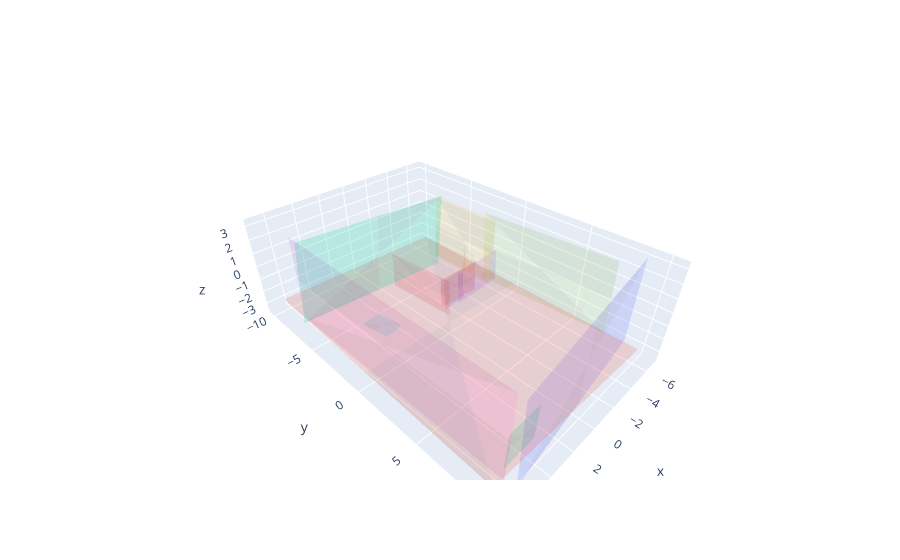

Notebook code for this chart:
### Code cell
import trace1 as G
import plotly.graph_objects as go

fig = go.Figure()
#pcd = o3d.io.read_point_cloud(d.paths[9])
#pcd = o3d.io.read_point_cloud('../limerick_pc.ply')
#G.plot_points(fig, np.array(pcd.points), size=0.3)#############################################
G.plot_surfaces(fig, base_surfaces)

### Figure 1 — Plotly figure (JSON) as saved in the notebook; plotly's stock layout.template omitted (floating-point values rounded to 4 significant figures)
{"data": [{"alphahull": 5, "i": [0, 3], "j": [1, 1], "k": [2, 2], "opacity": 0.2, "type": "mesh3d", "x": [-0.7382, -2.563, -0.8702, -2.695], "y": [-1.206, -1.259, -1.204, -1.257], "z": [-0.4164, -0.3184, -2.872, -2.774]}, {"alphahull": 5, "i": [0, 3], "j": [1, 1], "k": [2, 2], "opacity": 0.2, "type": "mesh3d", "x": [-4.182, -4.186, -0.8913, -0.8959], "y": [-1.564, -1.563, -1.638, -1.637], "z": [-0.5785, -2.968, -0.5849, -2.974]}, {"alphahull": 5, "i": [0, 3], "j": [1, 1], "k": [2, 2], "opacity": 0.2, "type": "mesh3d", "x": [3.27, 5.758, 3.37, 5.858], "y": [9.414, 9.504, 9.37, 9.46], "z": [-0.3345, -0.2372, -2.837, -2.74]}, {"alphahull": 5, "i": [0, 3], "j": [1, 1], "k": [2, 2], "opacity": 0.2, "type": "mesh3d", "x": [-2.121, -2.013, -6.134, -6.025], "y": [-1.18, -1.176, -1.252, -1.248], "z": [-2.984, -0.4302, -2.813, -0.2594]}, {"alphahull": 5, "i": [0, 3], "j": [1, 1], "k": [2, 2], "opacity": 0.2, "type": "mesh3d", "x": [-5.271, -4.117, -5.347, -4.192], "y": [-3.741, -2.504, -3.787, -2.549], "z": [-2.987, -2.929, -0.5397, -0.481]}, {"alphahull": 5, "i": [0, 3], "j": [1, 1], "k": [2, 2], "opacity": 0.2, "type": "mesh3d", "x": [3.106, 4.48, 2.844, 4.218], "y": [-3.468, -3.299, -1.341, -1.172], "z": [-2.196, -2.196, -2.195, -2.195]}, {"alphahull": 5, "i": [0, 3], "j": [1, 1], "k": [2, 2], "opacity": 0.2, "type": "mesh3d", "x": [-0.5509, -0.567, -0.7403, -0.7564], "y": [-6.244, -6.313, -0.6576, -0.7262], "z": [-3.151, -0.4015, -3.012, -0.2634]}, {"alphahull": 5, "i": [0, 3], "j": [1, 1], "k": [2, 2], "opacity": 0.2, "type": "mesh3d", "x": [-6.019, -6.013, -6.314, -6.308], "y": [-2.334, -2.467, 7.719, 7.586], "z": [-3.13, 2.225, -2.881, 2.474]}, {"alphahull": 5, "i": [0, 3], "j": [1, 1], "k": [2, 2], "opacity": 0.2, "type": "mesh3d", "x": [6.015, 6.001, 6.354, 6.34], "y": [9.684, 9.832, -7.213, -7.065], "z": [-3.23, 2.842, -2.817, 3.256]}, {"alphahull": 5, "i": [0, 3], "j": [1, 1], "k": [2, 2], "opacity": 0.2, "type": "mesh3d", "x": [-5.636, -5.681, -5.786, -5.831], "y": [-7.221, -7.094, -1.417, -1.291], "z": [-3.07, 2.157, -3.212, 2.015]}, {"alphahull": 5, "i": [0, 3], "j": [1, 1], "k": [2, 2], "opacity": 0.2, "type": "mesh3d", "x": [-6.648, -6.467, 5.852, 6.033], "y": [8.972, 9.006, 10.28, 10.31], "z": [-2.909, 3.235, -3.284, 2.86]}, {"alphahull": 5, "i": [0, 3], "j": [1, 1], "k": [2, 2], "opacity": 0.2, "type": "mesh3d", "x": [6.337, -6.896, 6.819, -6.414], "y": [-10.11, -9.789, 9.663, 9.986], "z": [-2.874, -2.872, -2.871, -2.869]}, {"alphahull": 5, "i": [0, 3], "j": [1, 1], "k": [2, 2], "opacity": 0.2, "type": "mesh3d", "x": [-5.451, -5.938, 6.903, 6.416], "y": [-6.704, -6.727, -6.245, -6.268], "z": [-3.53, 2.161, -2.47, 3.221]}], "layout": {"scene": {"aspectmode": "data"}}}
